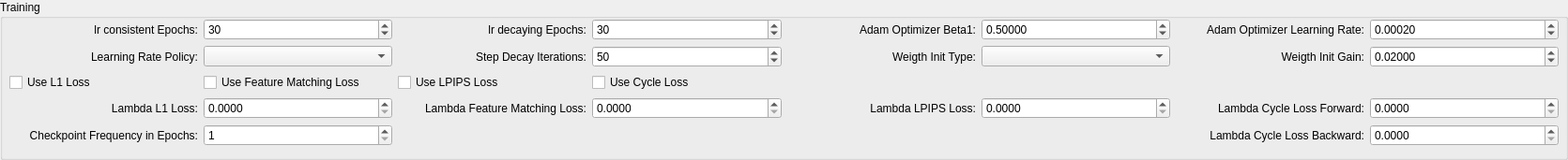
   <widget class="QGroupBox" name="training">
    <property name="geometry">
     <rect>
      <x>10</x>
      <y>260</y>
      <width>1671</width>
      <height>171</height>
     </rect>
    </property>
    <property name="title">
     <string>Training</string>
    </property>
    <widget class="QWidget" name="gridLayoutWidget_4">
     <property name="geometry">
      <rect>
       <x>10</x>
       <y>20</y>
       <width>1651</width>
       <height>141</height>
      </rect>
     </property>
     <layout class="QGridLayout" name="gridLayout_4">
      <item row="2" column="3">
       <widget class="QCheckBox" name="useCycleCheckBox">
        <property name="text">
         <string>Use Cycle Loss</string>
        </property>
        <property name="checked">
         <bool>false</bool>
        </property>
        <property name="tristate">
         <bool>false</bool>
        </property>
       </widget>
      </item>
      <item row="3" column="2">
       <widget class="QLabel" name="label_16">
        <property name="sizePolicy">
         <sizepolicy hsizetype="Minimum" vsizetype="Preferred">
          <horstretch>0</horstretch>
          <verstretch>0</verstretch>
         </sizepolicy>
        </property>
        <property name="text">
         <string>Lambda Feature Matching Loss:</string>
        </property>
        <property name="alignment">
         <set>Qt::AlignRight|Qt::AlignTrailing|Qt::AlignVCenter</set>
        </property>
       </widget>
      </item>
      <item row="2" column="1">
       <widget class="QCheckBox" name="useFeatureMatchingCheckBox">
        <property name="text">
         <string>Use Feature Matching Loss</string>
        </property>
        <property name="checked">
         <bool>false</bool>
        </property>
        <property name="tristate">
         <bool>false</bool>
        </property>
       </widget>
      </item>
      <item row="0" column="0">
       <widget class="QLabel" name="label_30">
        <property name="sizePolicy">
         <sizepolicy hsizetype="Minimum" vsizetype="Preferred">
          <horstretch>0</horstretch>
          <verstretch>0</verstretch>
         </sizepolicy>
        </property>
        <property name="text">
         <string>lr consistent Epochs:</string>
        </property>
        <property name="alignment">
         <set>Qt::AlignRight|Qt::AlignTrailing|Qt::AlignVCenter</set>
        </property>
       </widget>
      </item>
      <item row="3" column="4">
       <widget class="QLabel" name="label_17">
        <property name="sizePolicy">
         <sizepolicy hsizetype="Minimum" vsizetype="Preferred">
          <horstretch>0</horstretch>
          <verstretch>0</verstretch>
         </sizepolicy>
        </property>
        <property name="text">
         <string>Lambda LPIPS Loss:</string>
        </property>
        <property name="alignment">
         <set>Qt::AlignRight|Qt::AlignTrailing|Qt::AlignVCenter</set>
        </property>
       </widget>
      </item>
      <item row="0" column="6">
       <widget class="QLabel" name="label_27">
        <property name="sizePolicy">
         <sizepolicy hsizetype="Minimum" vsizetype="Preferred">
          <horstretch>0</horstretch>
          <verstretch>0</verstretch>
         </sizepolicy>
        </property>
        <property name="text">
         <string>Adam Optimizer Learning Rate:</string>
        </property>
        <property name="alignment">
         <set>Qt::AlignRight|Qt::AlignTrailing|Qt::AlignVCenter</set>
        </property>
       </widget>
      </item>
      <item row="3" column="5">
       <widget class="QDoubleSpinBox" name="lambdaLPIPSSpinBox">
        <property name="decimals">
         <number>4</number>
        </property>
        <property name="maximum">
         <double>100.000000000000000</double>
        </property>
       </widget>
      </item>
      <item row="0" column="3">
       <widget class="QSpinBox" name="decayingEpochsSpinBox">
        <property name="minimum">
         <number>1</number>
        </property>
        <property name="maximum">
         <number>999999999</number>
        </property>
        <property name="value">
         <number>30</number>
        </property>
       </widget>
      </item>
      <item row="0" column="7">
       <widget class="QDoubleSpinBox" name="learningRateSpinBox">
        <property name="decimals">
         <number>5</number>
        </property>
        <property name="value">
         <double>0.000200000000000</double>
        </property>
       </widget>
      </item>
      <item row="3" column="0">
       <widget class="QLabel" name="label_15">
        <property name="sizePolicy">
         <sizepolicy hsizetype="Minimum" vsizetype="Preferred">
          <horstretch>0</horstretch>
          <verstretch>0</verstretch>
         </sizepolicy>
        </property>
        <property name="text">
         <string>Lambda L1 Loss:</string>
        </property>
        <property name="alignment">
         <set>Qt::AlignRight|Qt::AlignTrailing|Qt::AlignVCenter</set>
        </property>
       </widget>
      </item>
      <item row="0" column="1">
       <widget class="QSpinBox" name="epochsSpinBox">
        <property name="minimum">
         <number>1</number>
        </property>
        <property name="maximum">
         <number>999999999</number>
        </property>
        <property name="value">
         <number>30</number>
        </property>
       </widget>
      </item>
      <item row="1" column="0">
       <widget class="QLabel" name="label_32">
        <property name="sizePolicy">
         <sizepolicy hsizetype="Minimum" vsizetype="Preferred">
          <horstretch>0</horstretch>
          <verstretch>0</verstretch>
         </sizepolicy>
        </property>
        <property name="text">
         <string>Learning Rate Policy:</string>
        </property>
        <property name="alignment">
         <set>Qt::AlignRight|Qt::AlignTrailing|Qt::AlignVCenter</set>
        </property>
       </widget>
      </item>
      <item row="1" column="1">
       <widget class="QComboBox" name="LearningRatePolicyComboBox"/>
      </item>
      <item row="3" column="1">
       <widget class="QDoubleSpinBox" name="lambdaL1SpinBox">
        <property name="decimals">
         <number>4</number>
        </property>
        <property name="maximum">
         <double>100.000000000000000</double>
        </property>
       </widget>
      </item>
      <item row="2" column="0">
       <widget class="QCheckBox" name="useL1CheckBox">
        <property name="text">
         <string>Use L1 Loss</string>
        </property>
        <property name="checked">
         <bool>false</bool>
        </property>
        <property name="tristate">
         <bool>false</bool>
        </property>
       </widget>
      </item>
      <item row="3" column="3">
       <widget class="QDoubleSpinBox" name="lambdaFeatureMatchingSpinBox">
        <property name="decimals">
         <number>4</number>
        </property>
        <property name="maximum">
         <double>100.000000000000000</double>
        </property>
       </widget>
      </item>
      <item row="0" column="2">
       <widget class="QLabel" name="label_31">
        <property name="sizePolicy">
         <sizepolicy hsizetype="Minimum" vsizetype="Preferred">
          <horstretch>0</horstretch>
          <verstretch>0</verstretch>
         </sizepolicy>
        </property>
        <property name="text">
         <string>lr decaying Epochs:</string>
        </property>
        <property name="alignment">
         <set>Qt::AlignRight|Qt::AlignTrailing|Qt::AlignVCenter</set>
        </property>
       </widget>
      </item>
      <item row="2" column="2">
       <widget class="QCheckBox" name="useLPIPSCheckBox">
        <property name="text">
         <string>Use LPIPS Loss</string>
        </property>
        <property name="checked">
         <bool>false</bool>
        </property>
        <property name="tristate">
         <bool>false</bool>
        </property>
       </widget>
      </item>
      <item row="0" column="4">
       <widget class="QLabel" name="label_26">
        <property name="sizePolicy">
         <sizepolicy hsizetype="Minimum" vsizetype="Preferred">
          <horstretch>0</horstretch>
          <verstretch>0</verstretch>
         </sizepolicy>
        </property>
        <property name="text">
         <string>Adam Optimizer Beta1:</string>
        </property>
        <property name="alignment">
         <set>Qt::AlignRight|Qt::AlignTrailing|Qt::AlignVCenter</set>
        </property>
       </widget>
      </item>
      <item row="0" column="5">
       <widget class="QDoubleSpinBox" name="beta1SpinBox">
        <property name="decimals">
         <number>5</number>
        </property>
        <property name="value">
         <double>0.500000000000000</double>
        </property>
       </widget>
      </item>
      <item row="4" column="6">
       <widget class="QLabel" name="label_18">
        <property name="sizePolicy">
         <sizepolicy hsizetype="Minimum" vsizetype="Preferred">
          <horstretch>0</horstretch>
          <verstretch>0</verstretch>
         </sizepolicy>
        </property>
        <property name="text">
         <string>Lambda Cycle Loss Backward:</string>
        </property>
        <property name="alignment">
         <set>Qt::AlignRight|Qt::AlignTrailing|Qt::AlignVCenter</set>
        </property>
       </widget>
      </item>
      <item row="3" column="6">
       <widget class="QLabel" name="label_20">
        <property name="sizePolicy">
         <sizepolicy hsizetype="Minimum" vsizetype="Preferred">
          <horstretch>0</horstretch>
          <verstretch>0</verstretch>
         </sizepolicy>
        </property>
        <property name="text">
         <string>Lambda Cycle Loss Forward:</string>
        </property>
        <property name="alignment">
         <set>Qt::AlignRight|Qt::AlignTrailing|Qt::AlignVCenter</set>
        </property>
       </widget>
      </item>
      <item row="4" column="7">
       <widget class="QDoubleSpinBox" name="lambdaCycleBackwardSpinBox">
        <property name="decimals">
         <number>4</number>
        </property>
        <property name="maximum">
         <double>100.000000000000000</double>
        </property>
       </widget>
      </item>
      <item row="3" column="7">
       <widget class="QDoubleSpinBox" name="lambdaCycleForwardSpinBox">
        <property name="decimals">
         <number>4</number>
        </property>
        <property name="maximum">
         <double>100.000000000000000</double>
        </property>
       </widget>
      </item>
      <item row="1" column="7">
       <widget class="QDoubleSpinBox" name="weightInitGainSpinBox">
        <property name="decimals">
         <number>5</number>
        </property>
        <property name="value">
         <double>0.020000000000000</double>
        </property>
       </widget>
      </item>
      <item row="1" column="6">
       <widget class="QLabel" name="label_28">
        <property name="sizePolicy">
         <sizepolicy hsizetype="Minimum" vsizetype="Preferred">
          <horstretch>0</horstretch>
          <verstretch>0</verstretch>
         </sizepolicy>
        </property>
        <property name="text">
         <string>Weigth Init Gain:</string>
        </property>
        <property name="alignment">
         <set>Qt::AlignRight|Qt::AlignTrailing|Qt::AlignVCenter</set>
        </property>
       </widget>
      </item>
      <item row="1" column="5">
       <widget class="QComboBox" name="weightInitTypeComboBox"/>
      </item>
      <item row="1" column="4">
       <widget class="QLabel" name="label_29">
        <property name="sizePolicy">
         <sizepolicy hsizetype="Minimum" vsizetype="Preferred">
          <horstretch>0</horstretch>
          <verstretch>0</verstretch>
         </sizepolicy>
        </property>
        <property name="text">
         <string>Weigth Init Type:</string>
        </property>
        <property name="alignment">
         <set>Qt::AlignRight|Qt::AlignTrailing|Qt::AlignVCenter</set>
        </property>
       </widget>
      </item>
      <item row="1" column="2">
       <widget class="QLabel" name="label_44">
        <property name="sizePolicy">
         <sizepolicy hsizetype="Minimum" vsizetype="Preferred">
          <horstretch>0</horstretch>
          <verstretch>0</verstretch>
         </sizepolicy>
        </property>
        <property name="text">
         <string>Step Decay Iterations:</string>
        </property>
        <property name="alignment">
         <set>Qt::AlignRight|Qt::AlignTrailing|Qt::AlignVCenter</set>
        </property>
       </widget>
      </item>
      <item row="1" column="3">
       <widget class="QSpinBox" name="stepDecayIterationsSpinBox">
        <property name="minimum">
         <number>1</number>
        </property>
        <property name="maximum">
         <number>999999999</number>
        </property>
        <property name="value">
         <number>50</number>
        </property>
       </widget>
      </item>
      <item row="4" column="0">
       <widget class="QLabel" name="label_33">
        <property name="sizePolicy">
         <sizepolicy hsizetype="Minimum" vsizetype="Preferred">
          <horstretch>0</horstretch>
          <verstretch>0</verstretch>
         </sizepolicy>
        </property>
        <property name="text">
         <string>Checkpoint Frequency in Epochs:</string>
        </property>
        <property name="alignment">
         <set>Qt::AlignRight|Qt::AlignTrailing|Qt::AlignVCenter</set>
        </property>
       </widget>
      </item>
      <item row="4" column="1">
       <widget class="QSpinBox" name="saveEpochFrequencySpinBox">
        <property name="minimum">
         <number>1</number>
        </property>
        <property name="maximum">
         <number>999999999</number>
        </property>
       </widget>
      </item>
     </layout>
    </widget>
   </widget>
